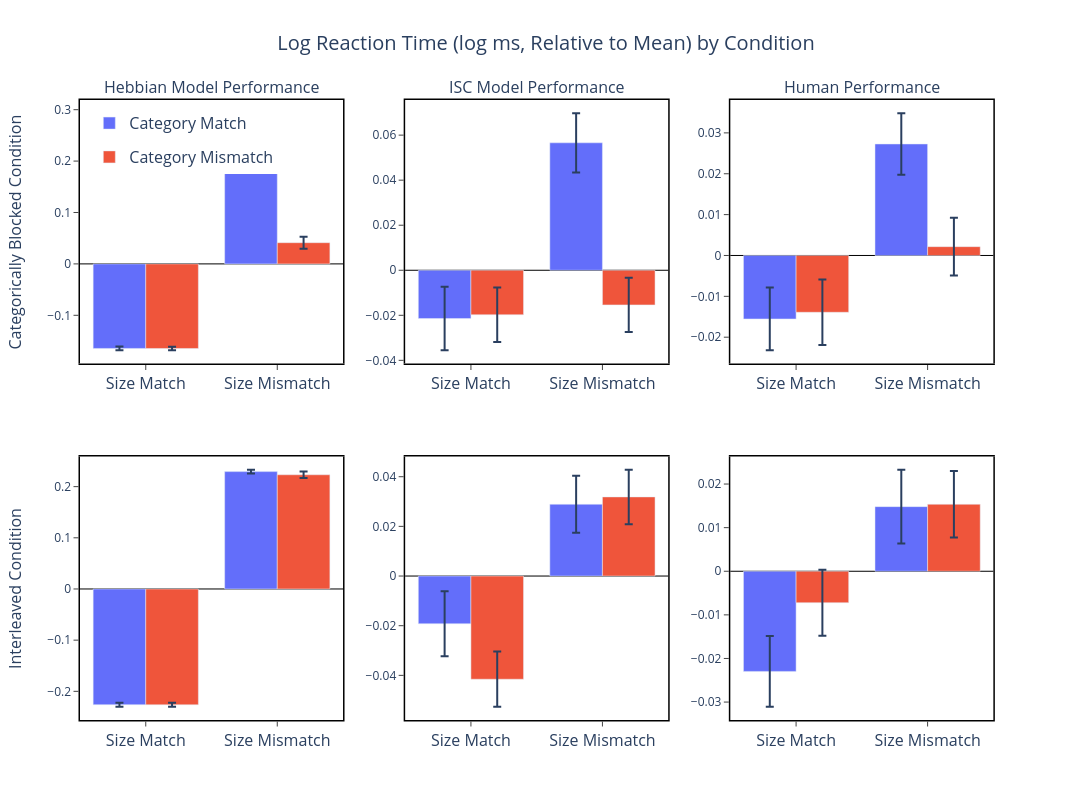
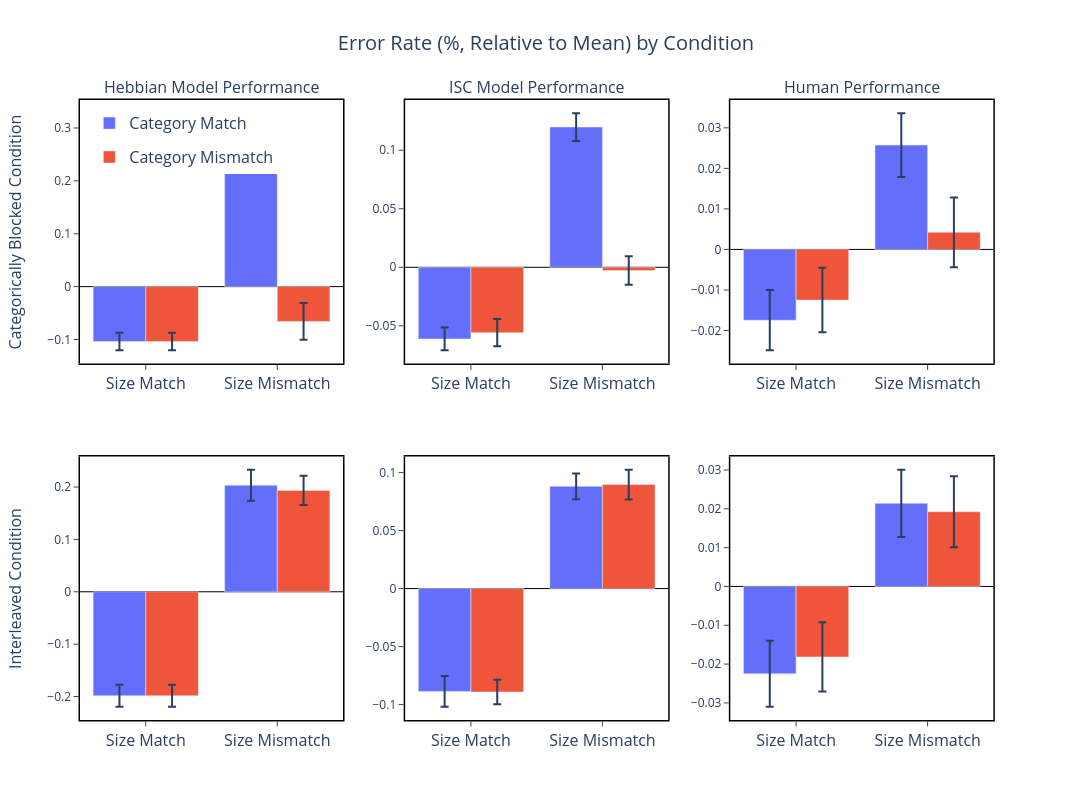

Source (notebook cell) for these figures, in order:
### Code cell
from make_plot import make_model_plot

models = [
    ('Hebbian Model', 'data/oja_simulation_data_0200.csv'),
    ('ISC Model', 'data/isc_simulation_data_0200.csv')
]

make_model_plot(
    models,
    include_human=True
)

### Figure 1 — Plotly figure (JSON) as saved in the notebook; plotly's stock layout.template omitted (floating-point values rounded to 4 significant figures)
{"data": [{"alignmentgroup": "True", "error_y": {"array": [0.003844, 0.003804]}, "hovertemplate": "cat_condition=Category Match<br>size_condition=%{x}<br>rt_normalized=%{y}<extra></extra>", "legendgroup": "Category Match", "marker": {"color": "#636efa", "pattern": {"shape": ""}}, "name": "Category Match", "offsetgroup": "Category Match", "orientation": "v", "showlegend": true, "textposition": "auto", "type": "bar", "x": ["Size Match", "Size Mismatch"], "xaxis": "x4", "y": [-0.2262, 0.2293], "yaxis": "y4"}, {"alignmentgroup": "True", "error_y": {"array": [0.003921, 0.006268]}, "hovertemplate": "cat_condition=Category Mismatch<br>size_condition=%{x}<br>rt_normalized=%{y}<extra></extra>", "legendgroup": "Category Mismatch", "marker": {"color": "#EF553B", "pattern": {"shape": ""}}, "name": "Category Mismatch", "offsetgroup": "Category Mismatch", "orientation": "v", "showlegend": true, "textposition": "auto", "type": "bar", "x": ["Size Match", "Size Mismatch"], "xaxis": "x4", "y": [-0.2264, 0.2232], "yaxis": "y4"}, {"alignmentgroup": "True", "error_y": {"array": [0.003622, 0.005439]}, "hovertemplate": "cat_condition=Category Match<br>size_condition=%{x}<br>rt_normalized=%{y}<extra></extra>", "legendgroup": "Category Match", "marker": {"color": "#636efa", "pattern": {"shape": ""}}, "name": "Category Match", "offsetgroup": "Category Match", "orientation": "v", "showlegend": false, "textposition": "auto", "type": "bar", "x": ["Size Match", "Size Mismatch"], "xaxis": "x", "y": [-0.1645, 0.2878], "yaxis": "y"}, {"alignmentgroup": "True", "error_y": {"array": [0.003596, 0.01156]}, "hovertemplate": "cat_condition=Category Mismatch<br>size_condition=%{x}<br>rt_normalized=%{y}<extra></extra>", "legendgroup": "Category Mismatch", "marker": {"color": "#EF553B", "pattern": {"shape": ""}}, "name": "Category Mismatch", "offsetgroup": "Category Mismatch", "orientation": "v", "showlegend": false, "textposition": "auto", "type": "bar", "x": ["Size Match", "Size Mismatch"], "xaxis": "x", "y": [-0.1645, 0.04126], "yaxis": "y"}, {"alignmentgroup": "True", "error_y": {"array": [0.01311, 0.01151]}, "hovertemplate": "cat_condition=Category Match<br>size_condition=%{x}<br>rt_normalized=%{y}<extra></extra>", "legendgroup": "Category Match", "marker": {"color": "#636efa", "pattern": {"shape": ""}}, "name": "Category Match", "offsetgroup": "Category Match", "orientation": "v", "showlegend": false, "textposition": "auto", "type": "bar", "x": ["Size Match", "Size Mismatch"], "xaxis": "x5", "y": [-0.01921, 0.02891], "yaxis": "y5"}, {"alignmentgroup": "True", "error_y": {"array": [0.01111, 0.01097]}, "hovertemplate": "cat_condition=Category Mismatch<br>size_condition=%{x}<br>rt_normalized=%{y}<extra></extra>", "legendgroup": "Category Mismatch", "marker": {"color": "#EF553B", "pattern": {"shape": ""}}, "name": "Category Mismatch", "offsetgroup": "Category Mismatch", "orientation": "v", "showlegend": false, "textposition": "auto", "type": "bar", "x": ["Size Match", "Size Mismatch"], "xaxis": "x5", "y": [-0.04155, 0.03186], "yaxis": "y5"}, {"alignmentgroup": "True", "error_y": {"array": [0.01411, 0.01316]}, "hovertemplate": "cat_condition=Category Match<br>size_condition=%{x}<br>rt_normalized=%{y}<extra></extra>", "legendgroup": "Category Match", "marker": {"color": "#636efa", "pattern": {"shape": ""}}, "name": "Category Match", "offsetgroup": "Category Match", "orientation": "v", "showlegend": false, "textposition": "auto", "type": "bar", "x": ["Size Match", "Size Mismatch"], "xaxis": "x2", "y": [-0.02145, 0.05659], "yaxis": "y2"}, {"alignmentgroup": "True", "error_y": {"array": [0.01213, 0.01202]}, "hovertemplate": "cat_condition=Category Mismatch<br>size_condition=%{x}<br>rt_normalized=%{y}<extra></extra>", "legendgroup": "Category Mismatch", "marker": {"color": "#EF553B", "pattern": {"shape": ""}}, "name": "Category Mismatch", "offsetgroup": "Category Mismatch", "orientation": "v", "showlegend": false, "textposition": "auto", "type": "bar", "x": ["Size Match", "Size Mismatch"], "xaxis": "x2", "y": [-0.01975, -0.01539], "yaxis": "y2"}, {"alignmentgroup": "True", "error_y": {"array": [0.008119, 0.008475]}, "hovertemplate": "cat_condition=Category Match<br>size_condition=%{x}<br>rt_normalized=%{y}<extra></extra>", "legendgroup": "Category Match", "marker": {"color": "#636efa", "pattern": {"shape": ""}}, "name": "Category Match", "offsetgroup": "Category Match", "orientation": "v", "showlegend": false, "textposition": "auto", "type": "bar", "x": ["Size Match", "Size Mismatch"], "xaxis": "x6", "y": [-0.02297, 0.01482], "yaxis": "y6"}, {"alignmentgroup": "True", "error_y": {"array": [0.007561, 0.007601]}, "hovertemplate": "cat_condition=Category Mismatch<br>size_condition=%{x}<br>rt_normalized=%{y}<extra></extra>", "legendgroup": "Category Mismatch", "marker": {"color": "#EF553B", "pattern": {"shape": ""}}, "name": "Category Mismatch", "offsetgroup": "Category Mismatch", "orientation": "v", "showlegend": false, "textposition": "auto", "type": "bar", "x": ["Size Match", "Size Mismatch"], "xaxis": "x6", "y": [-0.007211, 0.01536], "yaxis": "y6"}, {"alignmentgroup": "True", "error_y": {"array": [0.007672, 0.007541]}, "hovertemplate": "cat_condition=Category Match<br>size_condition=%{x}<br>rt_normalized=%{y}<extra></extra>", "legendgroup": "Category Match", "marker": {"color": "#636efa", "pattern": {"shape": ""}}, "name": "Category Match", "offsetgroup": "Category Match", "orientation": "v", "showlegend": false, "textposition": "auto", "type": "bar", "x": ["Size Match", "Size Mismatch"], "xaxis": "x3", "y": [-0.01554, 0.02728], "yaxis": "y3"}, {"alignmentgroup": "True", "error_y": {"array": [0.007992, 0.007062]}, "hovertemplate": "cat_condition=Category Mismatch<br>size_condition=%{x}<br>rt_normalized=%{y}<extra></extra>", "legendgroup": "Category Mismatch", "marker": {"color": "#EF553B", "pattern": {"shape": ""}}, "name": "Category Mismatch", "offsetgroup": "Category Mismatch", "orientation": "v", "showlegend": false, "textposition": "auto", "type": "bar", "x": ["Size Match", "Size Mismatch"], "xaxis": "x3", "y": [-0.0139, 0.002156], "yaxis": "y3"}], "layout": {"annotations": [{"font": {"size": 16}, "showarrow": false, "text": "Hebbian Model Performance", "x": 0.1411, "xanchor": "center", "xref": "paper", "y": 1, "yanchor": "bottom", "yref": "paper"}, {"font": {"size": 16}, "showarrow": false, "text": "ISC Model Performance", "x": 0.49, "xanchor": "center", "xref": "paper", "y": 1, "yanchor": "bottom", "yref": "paper"}, {"font": {"size": 16}, "showarrow": false, "text": "Human Performance", "x": 0.8389, "xanchor": "center", "xref": "paper", "y": 1, "yanchor": "bottom", "yref": "paper"}, {"font": {"size": 16}, "showarrow": false, "text": "Categorically Blocked Condition", "textangle": -90, "x": -0.07, "xanchor": "center", "xref": "paper", "y": 0.7875, "yanchor": "middle", "yref": "paper"}, {"font": {"size": 16}, "showarrow": false, "text": "Interleaved Condition", "textangle": -90, "x": -0.07, "xanchor": "center", "xref": "paper", "y": 0.2125, "yanchor": "middle", "yref": "paper"}], "height": 800, "legend": {"font": {"size": 16}, "x": 0.01, "xanchor": "left", "y": 0.99, "yanchor": "top"}, "plot_bgcolor": "white", "title": {"font": {"size": 20}, "text": "Log Reaction Time (log ms, Relative to Mean) by Condition", "x": 0.5}, "width": 1200, "xaxis": {"anchor": "y", "domain": [0, 0.2822], "linecolor": "black", "linewidth": 1.5, "mirror": true, "showgrid": false, "showline": true, "tickfont": {"size": 16}, "ticks": "outside", "title": {"font": {"size": 20}}}, "xaxis2": {"anchor": "y2", "domain": [0.3489, 0.6311], "linecolor": "black", "linewidth": 1.5, "mirror": true, "showgrid": false, "showline": true, "tickfont": {"size": 16}, "ticks": "outside", "title": {"font": {"size": 20}}}, "xaxis3": {"anchor": "y3", "domain": [0.6978, 0.98], "linecolor": "black", "linewidth": 1.5, "mirror": true, "showgrid": false, "showline": true, "tickfont": {"size": 16}, "ticks": "outside", "title": {"font": {"size": 20}}}, "xaxis4": {"anchor": "y4", "domain": [0, 0.2822], "linecolor": "black", "linewidth": 1.5, "mirror": true, "showgrid": false, "showline": true, "tickfont": {"size": 16}, "ticks": "outside", "title": {"font": {"size": 20}}}, "xaxis5": {"anchor": "y5", "domain": [0.3489, 0.6311], "linecolor": "black", "linewidth": 1.5, "mirror": true, "showgrid": false, "showline": true, "tickfont": {"size": 16}, "ticks": "outside", "title": {"font": {"size": 20}}}, "xaxis6": {"anchor": "y6", "domain": [0.6978, 0.98], "linecolor": "black", "linewidth": 1.5, "mirror": true, "showgrid": false, "showline": true, "tickfont": {"size": 16}, "ticks": "outside", "title": {"font": {"size": 20}}}, "yaxis": {"anchor": "x", "domain": [0.575, 1], "linecolor": "black", "linewidth": 1.5, "mirror": true, "showgrid": false, "showline": true, "side": "left", "ticks": "outside", "title": {"font": {"size": 20}}, "zeroline": true, "zerolinecolor": "black", "zerolinewidth": 1}, "yaxis2": {"anchor": "x2", "domain": [0.575, 1], "linecolor": "black", "linewidth": 1.5, "mirror": true, "showgrid": false, "showline": true, "ticks": "outside", "title": {"font": {"size": 20}}, "zeroline": true, "zerolinecolor": "black", "zerolinewidth": 1}, "yaxis3": {"anchor": "x3", "domain": [0.575, 1], "linecolor": "black", "linewidth": 1.5, "mirror": true, "showgrid": false, "showline": true, "ticks": "outside", "title": {"font": {"size": 20}}, "zeroline": true, "zerolinecolor": "black", "zerolinewidth": 1}, "yaxis4": {"anchor": "x4", "domain": [0, 0.425], "linecolor": "black", "linewidth": 1.5, "mirror": true, "showgrid": false, "showline": true, "ticks": "outside", "title": {"font": {"size": 20}}, "zeroline": true, "zerolinecolor": "black", "zerolinewidth": 1}, "yaxis5": {"anchor": "x5", "domain": [0, 0.425], "linecolor": "black", "linewidth": 1.5, "mirror": true, "showgrid": false, "showline": true, "ticks": "outside", "title": {"font": {"size": 20}}, "zeroline": true, "zerolinecolor": "black", "zerolinewidth": 1}, "yaxis6": {"anchor": "x6", "domain": [0, 0.425], "linecolor": "black", "linewidth": 1.5, "mirror": true, "showgrid": false, "showline": true, "ticks": "outside", "title": {"font": {"size": 20}}, "zeroline": true, "zerolinecolor": "black", "zerolinewidth": 1}}}

### Figure 2 — Plotly figure (JSON) as saved in the notebook; plotly's stock layout.template omitted (floating-point values rounded to 4 significant figures)
{"data": [{"alignmentgroup": "True", "error_y": {"array": [0.02115, 0.02966]}, "hovertemplate": "cat_condition=Category Match<br>size_condition=%{x}<br>error_normalized=%{y}<extra></extra>", "legendgroup": "Category Match", "marker": {"color": "#636efa", "pattern": {"shape": ""}}, "name": "Category Match", "offsetgroup": "Category Match", "orientation": "v", "showlegend": true, "textposition": "auto", "type": "bar", "x": ["Size Match", "Size Mismatch"], "xaxis": "x4", "y": [-0.1985, 0.2035], "yaxis": "y4"}, {"alignmentgroup": "True", "error_y": {"array": [0.02115, 0.02795]}, "hovertemplate": "cat_condition=Category Mismatch<br>size_condition=%{x}<br>error_normalized=%{y}<extra></extra>", "legendgroup": "Category Mismatch", "marker": {"color": "#EF553B", "pattern": {"shape": ""}}, "name": "Category Mismatch", "offsetgroup": "Category Mismatch", "orientation": "v", "showlegend": true, "textposition": "auto", "type": "bar", "x": ["Size Match", "Size Mismatch"], "xaxis": "x4", "y": [-0.1985, 0.1935], "yaxis": "y4"}, {"alignmentgroup": "True", "error_y": {"array": [0.01673, 0.05474]}, "hovertemplate": "cat_condition=Category Match<br>size_condition=%{x}<br>error_normalized=%{y}<extra></extra>", "legendgroup": "Category Match", "marker": {"color": "#636efa", "pattern": {"shape": ""}}, "name": "Category Match", "offsetgroup": "Category Match", "orientation": "v", "showlegend": false, "textposition": "auto", "type": "bar", "x": ["Size Match", "Size Mismatch"], "xaxis": "x", "y": [-0.1038, 0.2732], "yaxis": "y"}, {"alignmentgroup": "True", "error_y": {"array": [0.01673, 0.03472]}, "hovertemplate": "cat_condition=Category Mismatch<br>size_condition=%{x}<br>error_normalized=%{y}<extra></extra>", "legendgroup": "Category Mismatch", "marker": {"color": "#EF553B", "pattern": {"shape": ""}}, "name": "Category Mismatch", "offsetgroup": "Category Mismatch", "orientation": "v", "showlegend": false, "textposition": "auto", "type": "bar", "x": ["Size Match", "Size Mismatch"], "xaxis": "x", "y": [-0.1038, -0.06575], "yaxis": "y"}, {"alignmentgroup": "True", "error_y": {"array": [0.01329, 0.01114]}, "hovertemplate": "cat_condition=Category Match<br>size_condition=%{x}<br>error_normalized=%{y}<extra></extra>", "legendgroup": "Category Match", "marker": {"color": "#636efa", "pattern": {"shape": ""}}, "name": "Category Match", "offsetgroup": "Category Match", "orientation": "v", "showlegend": false, "textposition": "auto", "type": "bar", "x": ["Size Match", "Size Mismatch"], "xaxis": "x5", "y": [-0.08865, 0.08814], "yaxis": "y5"}, {"alignmentgroup": "True", "error_y": {"array": [0.01055, 0.01281]}, "hovertemplate": "cat_condition=Category Mismatch<br>size_condition=%{x}<br>error_normalized=%{y}<extra></extra>", "legendgroup": "Category Mismatch", "marker": {"color": "#EF553B", "pattern": {"shape": ""}}, "name": "Category Mismatch", "offsetgroup": "Category Mismatch", "orientation": "v", "showlegend": false, "textposition": "auto", "type": "bar", "x": ["Size Match", "Size Mismatch"], "xaxis": "x5", "y": [-0.08918, 0.08969], "yaxis": "y5"}, {"alignmentgroup": "True", "error_y": {"array": [0.009716, 0.01186]}, "hovertemplate": "cat_condition=Category Match<br>size_condition=%{x}<br>error_normalized=%{y}<extra></extra>", "legendgroup": "Category Match", "marker": {"color": "#636efa", "pattern": {"shape": ""}}, "name": "Category Match", "offsetgroup": "Category Match", "orientation": "v", "showlegend": false, "textposition": "auto", "type": "bar", "x": ["Size Match", "Size Mismatch"], "xaxis": "x2", "y": [-0.06122, 0.1198], "yaxis": "y2"}, {"alignmentgroup": "True", "error_y": {"array": [0.01157, 0.01219]}, "hovertemplate": "cat_condition=Category Mismatch<br>size_condition=%{x}<br>error_normalized=%{y}<extra></extra>", "legendgroup": "Category Mismatch", "marker": {"color": "#EF553B", "pattern": {"shape": ""}}, "name": "Category Mismatch", "offsetgroup": "Category Mismatch", "orientation": "v", "showlegend": false, "textposition": "auto", "type": "bar", "x": ["Size Match", "Size Mismatch"], "xaxis": "x2", "y": [-0.05584, -0.002738], "yaxis": "y2"}, {"alignmentgroup": "True", "error_y": {"array": [0.008514, 0.00867]}, "hovertemplate": "cat_condition=Category Match<br>size_condition=%{x}<br>error_normalized=%{y}<extra></extra>", "legendgroup": "Category Match", "marker": {"color": "#636efa", "pattern": {"shape": ""}}, "name": "Category Match", "offsetgroup": "Category Match", "orientation": "v", "showlegend": false, "textposition": "auto", "type": "bar", "x": ["Size Match", "Size Mismatch"], "xaxis": "x6", "y": [-0.0225, 0.02141], "yaxis": "y6"}, {"alignmentgroup": "True", "error_y": {"array": [0.008903, 0.009138]}, "hovertemplate": "cat_condition=Category Mismatch<br>size_condition=%{x}<br>error_normalized=%{y}<extra></extra>", "legendgroup": "Category Mismatch", "marker": {"color": "#EF553B", "pattern": {"shape": ""}}, "name": "Category Mismatch", "offsetgroup": "Category Mismatch", "orientation": "v", "showlegend": false, "textposition": "auto", "type": "bar", "x": ["Size Match", "Size Mismatch"], "xaxis": "x6", "y": [-0.01815, 0.01924], "yaxis": "y6"}, {"alignmentgroup": "True", "error_y": {"array": [0.007431, 0.007883]}, "hovertemplate": "cat_condition=Category Match<br>size_condition=%{x}<br>error_normalized=%{y}<extra></extra>", "legendgroup": "Category Match", "marker": {"color": "#636efa", "pattern": {"shape": ""}}, "name": "Category Match", "offsetgroup": "Category Match", "orientation": "v", "showlegend": false, "textposition": "auto", "type": "bar", "x": ["Size Match", "Size Mismatch"], "xaxis": "x3", "y": [-0.01746, 0.02574], "yaxis": "y3"}, {"alignmentgroup": "True", "error_y": {"array": [0.007962, 0.008601]}, "hovertemplate": "cat_condition=Category Mismatch<br>size_condition=%{x}<br>error_normalized=%{y}<extra></extra>", "legendgroup": "Category Mismatch", "marker": {"color": "#EF553B", "pattern": {"shape": ""}}, "name": "Category Mismatch", "offsetgroup": "Category Mismatch", "orientation": "v", "showlegend": false, "textposition": "auto", "type": "bar", "x": ["Size Match", "Size Mismatch"], "xaxis": "x3", "y": [-0.0125, 0.004227], "yaxis": "y3"}], "layout": {"annotations": [{"font": {"size": 16}, "showarrow": false, "text": "Hebbian Model Performance", "x": 0.1411, "xanchor": "center", "xref": "paper", "y": 1, "yanchor": "bottom", "yref": "paper"}, {"font": {"size": 16}, "showarrow": false, "text": "ISC Model Performance", "x": 0.49, "xanchor": "center", "xref": "paper", "y": 1, "yanchor": "bottom", "yref": "paper"}, {"font": {"size": 16}, "showarrow": false, "text": "Human Performance", "x": 0.8389, "xanchor": "center", "xref": "paper", "y": 1, "yanchor": "bottom", "yref": "paper"}, {"font": {"size": 16}, "showarrow": false, "text": "Categorically Blocked Condition", "textangle": -90, "x": -0.07, "xanchor": "center", "xref": "paper", "y": 0.7875, "yanchor": "middle", "yref": "paper"}, {"font": {"size": 16}, "showarrow": false, "text": "Interleaved Condition", "textangle": -90, "x": -0.07, "xanchor": "center", "xref": "paper", "y": 0.2125, "yanchor": "middle", "yref": "paper"}], "height": 800, "legend": {"font": {"size": 16}, "x": 0.01, "xanchor": "left", "y": 0.99, "yanchor": "top"}, "plot_bgcolor": "white", "title": {"font": {"size": 20}, "text": "Error Rate (%, Relative to Mean) by Condition", "x": 0.5}, "width": 1200, "xaxis": {"anchor": "y", "domain": [0, 0.2822], "linecolor": "black", "linewidth": 1.5, "mirror": true, "showgrid": false, "showline": true, "tickfont": {"size": 16}, "ticks": "outside", "title": {"font": {"size": 20}}}, "xaxis2": {"anchor": "y2", "domain": [0.3489, 0.6311], "linecolor": "black", "linewidth": 1.5, "mirror": true, "showgrid": false, "showline": true, "tickfont": {"size": 16}, "ticks": "outside", "title": {"font": {"size": 20}}}, "xaxis3": {"anchor": "y3", "domain": [0.6978, 0.98], "linecolor": "black", "linewidth": 1.5, "mirror": true, "showgrid": false, "showline": true, "tickfont": {"size": 16}, "ticks": "outside", "title": {"font": {"size": 20}}}, "xaxis4": {"anchor": "y4", "domain": [0, 0.2822], "linecolor": "black", "linewidth": 1.5, "mirror": true, "showgrid": false, "showline": true, "tickfont": {"size": 16}, "ticks": "outside", "title": {"font": {"size": 20}}}, "xaxis5": {"anchor": "y5", "domain": [0.3489, 0.6311], "linecolor": "black", "linewidth": 1.5, "mirror": true, "showgrid": false, "showline": true, "tickfont": {"size": 16}, "ticks": "outside", "title": {"font": {"size": 20}}}, "xaxis6": {"anchor": "y6", "domain": [0.6978, 0.98], "linecolor": "black", "linewidth": 1.5, "mirror": true, "showgrid": false, "showline": true, "tickfont": {"size": 16}, "ticks": "outside", "title": {"font": {"size": 20}}}, "yaxis": {"anchor": "x", "domain": [0.575, 1], "linecolor": "black", "linewidth": 1.5, "mirror": true, "showgrid": false, "showline": true, "side": "left", "ticks": "outside", "title": {"font": {"size": 20}}, "zeroline": true, "zerolinecolor": "black", "zerolinewidth": 1}, "yaxis2": {"anchor": "x2", "domain": [0.575, 1], "linecolor": "black", "linewidth": 1.5, "mirror": true, "showgrid": false, "showline": true, "ticks": "outside", "title": {"font": {"size": 20}}, "zeroline": true, "zerolinecolor": "black", "zerolinewidth": 1}, "yaxis3": {"anchor": "x3", "domain": [0.575, 1], "linecolor": "black", "linewidth": 1.5, "mirror": true, "showgrid": false, "showline": true, "ticks": "outside", "title": {"font": {"size": 20}}, "zeroline": true, "zerolinecolor": "black", "zerolinewidth": 1}, "yaxis4": {"anchor": "x4", "domain": [0, 0.425], "linecolor": "black", "linewidth": 1.5, "mirror": true, "showgrid": false, "showline": true, "ticks": "outside", "title": {"font": {"size": 20}}, "zeroline": true, "zerolinecolor": "black", "zerolinewidth": 1}, "yaxis5": {"anchor": "x5", "domain": [0, 0.425], "linecolor": "black", "linewidth": 1.5, "mirror": true, "showgrid": false, "showline": true, "ticks": "outside", "title": {"font": {"size": 20}}, "zeroline": true, "zerolinecolor": "black", "zerolinewidth": 1}, "yaxis6": {"anchor": "x6", "domain": [0, 0.425], "linecolor": "black", "linewidth": 1.5, "mirror": true, "showgrid": false, "showline": true, "ticks": "outside", "title": {"font": {"size": 20}}, "zeroline": true, "zerolinecolor": "black", "zerolinewidth": 1}}}
